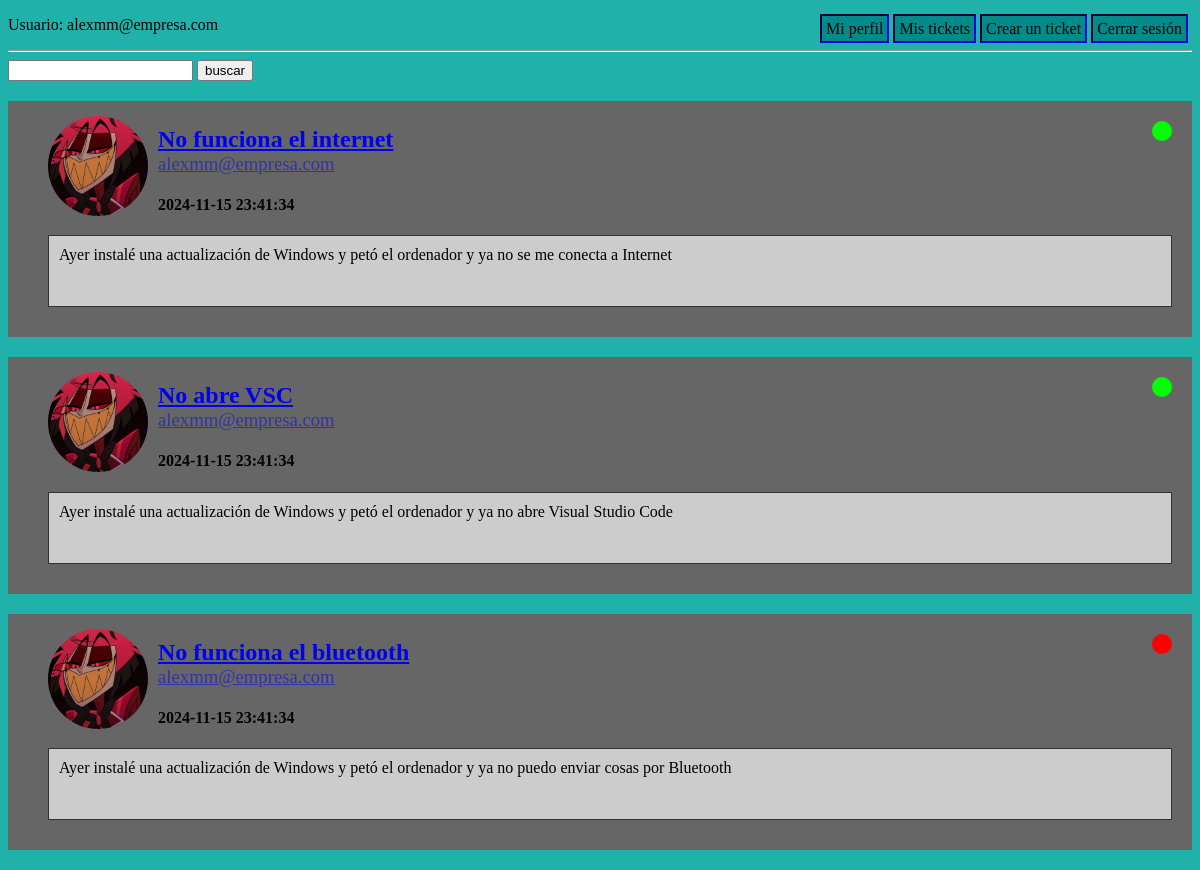
The page /ticket_list.php (signed in) on the database its author committed.
### tables this page shows
CREATE TABLE Ticket (
	idTicket INT(10) PRIMARY KEY AUTO_INCREMENT,
	email VARCHAR(255),
	priority INT(1),
	subject VARCHAR(255),
	state INT(1),
	messBody TEXT,
	attachment VARCHAR(100),
	sentDate TIMESTAMP DEFAULT CURRENT_TIMESTAMP,
	CONSTRAINT FOREIGN KEY(email) REFERENCES AppUser(email) ON DELETE CASCADE,
	CONSTRAINT FOREIGN KEY(priority) REFERENCES Priority(idPr),
	CONSTRAINT FOREIGN KEY(state) REFERENCES State(idState)
);

### file_dir.php (called while the page is built)
<?php
$attach_directory = "./uploads/";
$profile_picture_directory = $attach_directory . "ProfilePictures/";

### func.php (the view, shortened to what this page needs)
<?php
function returnPPstring($name) {
    require "file_dir.php";
    if (file_exists($profile_picture_directory . $name . ".png")) {
        return      $profile_picture_directory . $name . ".png";
    } else {
        return $profile_picture_directory . "defaultPP.png";
    }
}
function printSVG($state) {
    switch ($state) {
        case '1':
            echo '<svg><circle r="10" cx="10" cy="10" fill="lime"/></svg>';
            break;
        case '3':
            echo '<svg><circle r="10" cx="10" cy="10" fill="red"/></svg>';
            break;
    }
}
function querryTickets(?int $id_ticket = -1) {
    require "conection.php";
    $bd = new PDO(
        "mysql:dbname=".$bd_config["bd_name"].";host=".$bd_config["ip"],
        $bd_config["user"],
        $bd_config["password"]
    );
    $select = 'SELECT * FROM ticket WHERE 1 = 1';
    if ($_SESSION["rol"] != 1) {
        $select = $select . ' AND email LIKE "'. $_SESSION["email"].'"';
    }
    if ($id_ticket < 0) {
        $select = $select . " ORDER BY priority, sentDate";
    }
    return $bd->query($select);
}
function printTicketParameters($subject, $messBody, $email, $state, $sentDate, ?int $id_ticket = -1, ?string $attachment_name = "") {
    require "file_dir.php";
    echo '<a href="profile.php?email='. $email .'"> <img src="' . returnPPstring($email) . '" alt="foto de perfil"></a>';
    if ($subject != "") {
        echo "<h2>";
        if (0 < $id_ticket) { echo '<a href="ticket.php?id='.$id_ticket.'">';}
        echo $subject;
        if (0 < $id_ticket) { echo '</a>';}
        echo "</h2>";
    }
    ?>
    <h3> <a href=<?="profile.php?email=$email" ?>><?= $email ?> </a></h3>
    <h4> <?= $sentDate ?> </h4>
    <?php    printSVG($state); ?>
    <div> <?= nl2br($messBody)?></div>
    <?php
}

### ticket_list.php (shortened to what this page needs)
<!DOCTYPE html>
<html lang="en">
<head>
    <link rel="stylesheet" href="css/ticket_list.css">
</head>
<?php require_once "header.php"; ?>
<body>
    <?php
        require_once "func.php";
        ?>
        <form method="get">
            <input type="text" name="search" value= <?php if (isset($_GET["search"])) {
                echo $_GET["search"];
            } ?>>
            <input type="submit" value="buscar">
        </form>
        <?php
        $tickets = querryTickets();
        if($tickets->rowCount() <= 0){
            echo "<p id='not-found-message'> No tienes tickets creados </p>";
        }else {
            foreach ($tickets as $ticket) {
                echo    '<div class="ticket">';
                printTicketParameters($ticket["subject"], $ticket["messBody"], $ticket["email"], $ticket["state"], $ticket["sentDate"], $ticket["idTicket"]);
                echo    '</div>';
            }
        }
    ?>
</body>
</html>

### css/ticket_list.css (style rules this page uses)
body { background-color: #333; }
.ticket { background-color: #666; padding: 5px 0px 20px 20px; margin: 20px 0px; position: relative; }
.ticket h2 { margin-left: 5px; }
.ticket h3 { margin-left: 5px; margin-top: -20px; font-weight: normal; opacity: 0.5; }
.ticket svg { color: #ccc; width: 20px; height: 20px; position: absolute; top: 20px; right: 20px; }
.ticket div { background-color: #ccc; border: #333 solid 1px; min-height: 50px; padding: 10px; margin: 10px 20px; clear: both; }
.ticket > a { margin: 10px 20px; }
.ticket a:has(img) { width: 100px; height: 100px; float: left; margin-right: 10px; }
.ticket img { width: 100px; height: 100px; border-radius: 50px; object-fit: cover; }

### css/header.css (style rules this page uses)
body { background-color: lightseagreen; }

### rows shown on the page
ticket: email (picture), subject "No funciona el internet", email "alexmm@empresa.com", sentDate "2024-11-15 23:41:34", messBody "Ayer instalé una actualización de Windows y petó el ordenador y ya no se me conecta a Internet"
ticket: email (picture), subject "No abre VSC", email "alexmm@empresa.com", sentDate "2024-11-15 23:41:34", messBody "Ayer instalé una actualización de Windows y petó el ordenador y ya no abre Visual Studio Code"
ticket: email (picture), subject "No funciona el bluetooth", email "alexmm@empresa.com", sentDate "2024-11-15 23:41:34", messBody "Ayer instalé una actualización de Windows y petó el ordenador y ya no puedo enviar cosas por Bluetooth"

### other values the page prints
$_SESSION['email'] "alexmm@empresa.com"
